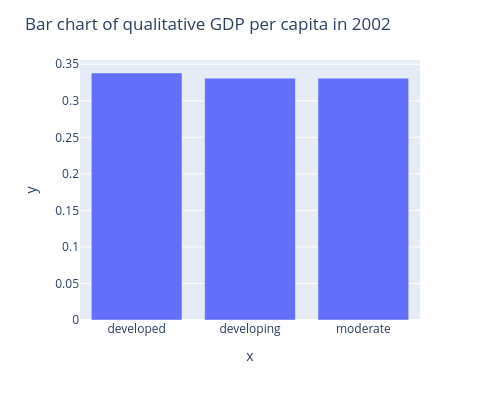

Here is the notebook cell this chart was saved with:
### Markdown cell above
- Graphically represent them and describe the graph.

### Code cell
fig1 = px.bar(
    x = gdp_qual.index,
    y = gdp_qual.values
)
fig1.update_layout(
    width=500,
    height=400,
    title='Bar chart of qualitative GDP per capita in 2002'
)
fig1.show()

### Figure 1 — Plotly figure (JSON) as saved in the notebook; plotly's stock layout.template omitted (floating-point values rounded to 4 significant figures)
{"data": [{"hovertemplate": "x=%{x}<br>y=%{y}<extra></extra>", "legendgroup": "", "marker": {"color": "#636efa", "pattern": {"shape": ""}}, "name": "", "orientation": "v", "showlegend": false, "textposition": "auto", "type": "bar", "x": ["developed", "developing", "moderate"], "xaxis": "x", "y": [0.338, 0.331, 0.331], "yaxis": "y"}], "layout": {"barmode": "relative", "height": 400, "legend": {"tracegroupgap": 0}, "margin": {"t": 60}, "title": {"text": "Bar chart of qualitative GDP per capita in 2002"}, "width": 500, "xaxis": {"anchor": "y", "domain": [0, 1], "title": {"text": "x"}}, "yaxis": {"anchor": "x", "domain": [0, 1], "title": {"text": "y"}}}}
